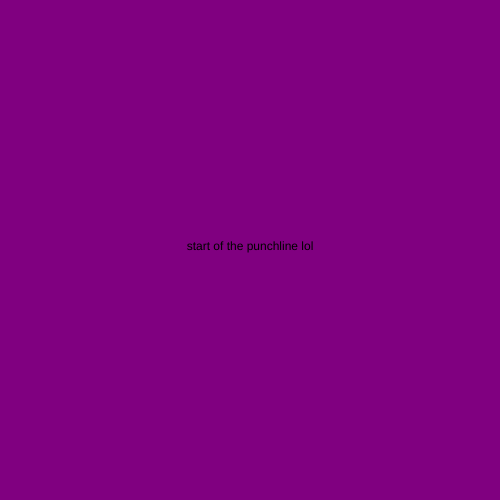
Frame 1 (no input)
Frame 60 (no input): identical to frame 1, image omitted
Frame 120 (the mouse pressed at the canvas centre since frame 60): identical to frame 1, image omitted

The p5.js sketch that drew this single still picture (run headless with seeded random() and noise() and a simulated clock; from frame 60 on, the mouse is pressed at the canvas centre):

// p5.js sketch
// ── sketch.js

let state = 0;
let timer = 0;

function setup() {
  createCanvas(500, 500);
  textAlign(CENTER);
}

function draw() {

  switch(state){
    case 0 :
      background("purple");
      text("start of the punchline lol", width / 2, height / 2);
      break;

    case 1:
      background("green");
      text("punchline LOL", width / 2, height / 2);
      break;
  }

  timer++;
  if(timer > 4 * 60) {
    timer = 0 ;
    state++;
    if (state > 1){
      state = 0;
    }
  }


}
